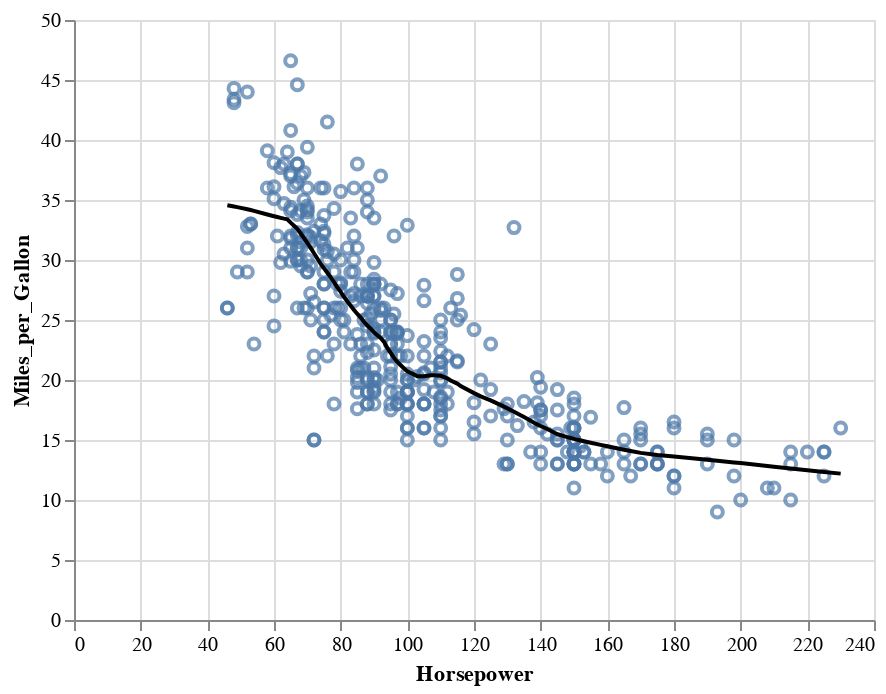

Write notebook code for a chart like this one.
### Markdown cell above
There's a lot to unpack here! The very basic elements of the chart come from calling

```python
alt.Chart(cars).mark_circle().encode(
    x='Horsepower',
    y='Miles_per_Gallon',
    color='Origin',
)
```

as this asks for a chart using the (tidy) mtcars dataframe with circles that are coloured by the variable 'gear' treated as an ordinal (aka a category or factor) using `color=gear:O`. I had to specify that this should be  There are some extras. I added bigger circles and interactivity so that you can i) move the chart around as you like and ii) if you hover over any of the points, you will see the 'name' variable for that entry displayed. The latter is achieved via the tooltip keyword argument.

As with ggplot, we can add multiple elements to a single plot. In this case, **altair** uses a clever property of Python called overloading to 'overload' the addition operator so that chart1 + chart2 creates a combined chart of both:

### Code cell
points = (
    alt.Chart(cars)
    .mark_point()
    .encode(x="Horsepower", y="Miles_per_Gallon", tooltip=["Name"])
)

line = points.transform_loess("Horsepower", "Miles_per_Gallon").mark_line(color="black")

(points + line).interactive()

### Figure 1 — Vega-Lite specification as saved in the notebook (floating-point values rounded to 4 significant figures; data arrays with more than 128 entries replaced by an {"elided": "..."} marker saying what was removed)
{"config": {"view": {"continuousWidth": 400, "continuousHeight": 300}}, "layer": [{"mark": "point", "encoding": {"tooltip": [{"type": "nominal", "field": "Name"}], "x": {"type": "quantitative", "field": "Horsepower"}, "y": {"type": "quantitative", "field": "Miles_per_Gallon"}}, "selection": {"selector002": {"type": "interval", "bind": "scales", "encodings": ["x", "y"]}}}, {"mark": {"type": "line", "color": "black"}, "encoding": {"tooltip": [{"type": "nominal", "field": "Name"}], "x": {"type": "quantitative", "field": "Horsepower"}, "y": {"type": "quantitative", "field": "Miles_per_Gallon"}}, "transform": [{"loess": "Miles_per_Gallon", "on": "Horsepower"}]}], "data": {"name": "data-f02450ab61490a1363517a0190416235"}, "$schema": "https://vega.github.io/schema/vega-lite/v4.8.1.json", "datasets": {"data-f02450ab61490a1363517a0190416235": {"elided": "406 records"}}}
